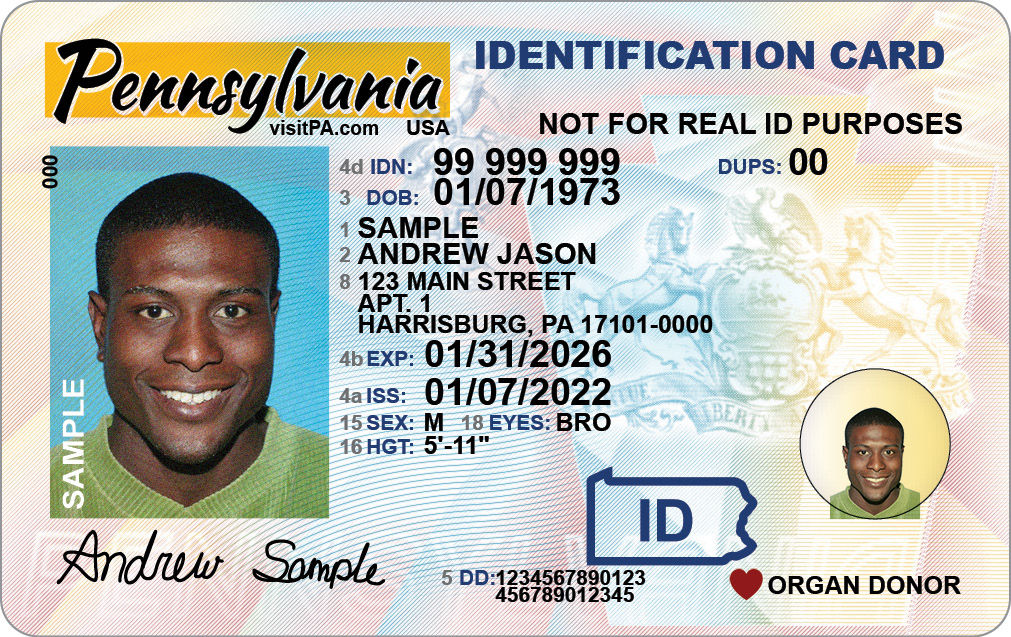
#> input picture research/sample_card.jpg, 1011 x 637 px
$ jupyter execute --allow-errors trials.ipynb
#> lines starting #> are read from the running program, lines starting #| are printed output that depends on the picture
[cell 1]
import cv2
import matplotlib.pyplot as plt

img = cv2.imread('sample_card.jpg')
#> img is the input picture: shape (637, 1011, 3); mean B, G, R 184.2, 191.2, 187.9
img_rgb = cv2.cvtColor(img, cv2.COLOR_BGR2RGB)

plt.imshow(img_rgb)
plt.axis('off')
plt.show()
print("Image shape:", img.shape)
#| Image shape: (637, 1011, 3)

[cell 2]
face_cascade = cv2.CascadeClassifier(cv2.data.haarcascades + 'haarcascade_frontalface_default.xml')
gray = cv2.cvtColor(img, cv2.COLOR_BGR2GRAY)
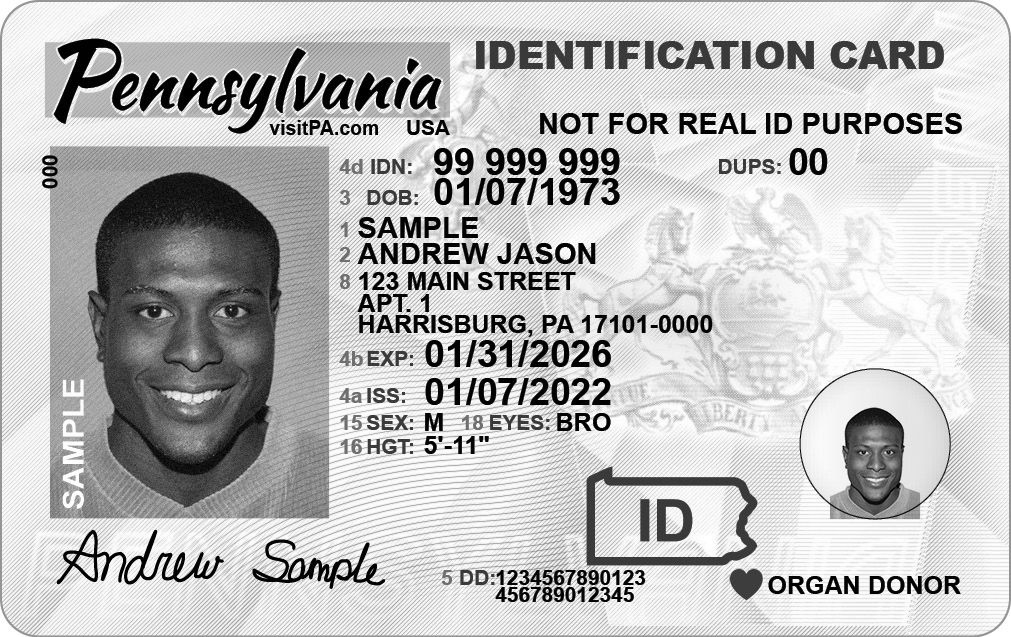
#> gray: shape (637, 1011); min 0, max 255, mean 189.4
faces = face_cascade.detectMultiScale(gray, scaleFactor=1.1, minNeighbors=5)
#> faces = [[939, 326, 50, 50], [843, 426, 65, 65], [85, 225, 215, 215]]
print(f"Detected {len(faces)} faces.")
#| Detected 3 faces.
print("Face coordinates:", faces)
#| Face coordinates: [[939 326  50  50]
#|  [843 426  65  65]
#|  [ 85 225 215 215]]

[cell 3]
# pick the largest face (biggest area = width * height)
largest_face = max(faces, key=lambda f: f[2] * f[3])
#> largest_face = [85, 225, 215, 215]

# [4 lines of commented-out code are left out]
x, y, w, h = largest_face
#> x = 85; y = 225; w = 215; h = 215
print(f"Largest face at x={x}, y={y}, width={w}, height={h}")
#| Largest face at x=85, y=225, width=215, height=215

# crop it out
portrait = img_rgb[y:y+h, x:x+w]
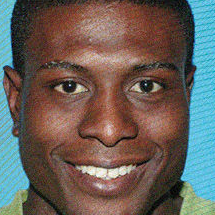
#> portrait: shape (215, 215, 3); mean R, G, B 104.9, 96.7, 90.3

plt.imshow(portrait)
plt.axis('off')
plt.title('Extracted Portrait')
plt.show()

[cell 4]
# make a copy so we don't mess up the original
img_copy = img_rgb.copy()

# draw rectangle around the face
x, y, w, h = largest_face
cv2.rectangle(img_copy, (x, y), (x+w, y+h), (0, 255, 0), 2)
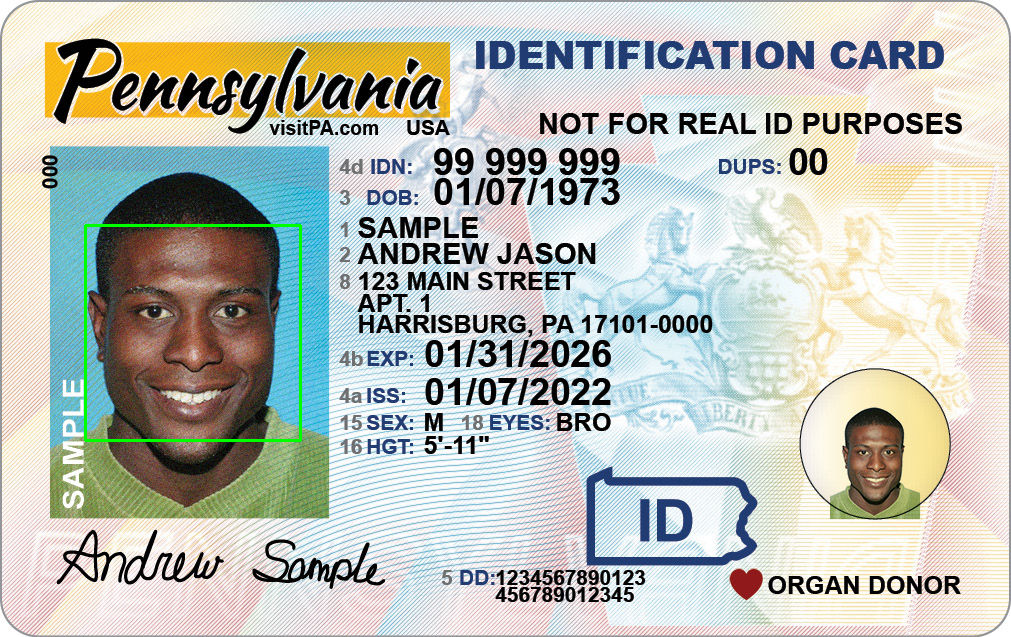
#> img_copy: shape (637, 1011, 3); mean R, G, B 187.5, 191.7, 183.7
# (0, 255, 0) = green color, 2 = thickness

plt.imshow(img_copy)
plt.axis('off')
plt.title('Face Detected')
plt.show()

[cell 5]
import os
print(os.path.exists(r'C:\Program Files\Tesseract-OCR\tesseract.exe'))

[cell 6]
import pytesseract

pytesseract.pytesseract.tesseract_cmd = r'C:\Program Files\Tesseract-OCR\tesseract.exe'
print("Path set to:", pytesseract.pytesseract.tesseract_cmd)

#> (the rest of this cell did not finish here and is left out)

[cell 7]
gray = cv2.cvtColor(img, cv2.COLOR_BGR2GRAY)
upscaled = cv2.resize(gray, None, fx=2, fy=2, interpolation=cv2.INTER_CUBIC)
#> (the rest of this cell did not finish here and is left out)
